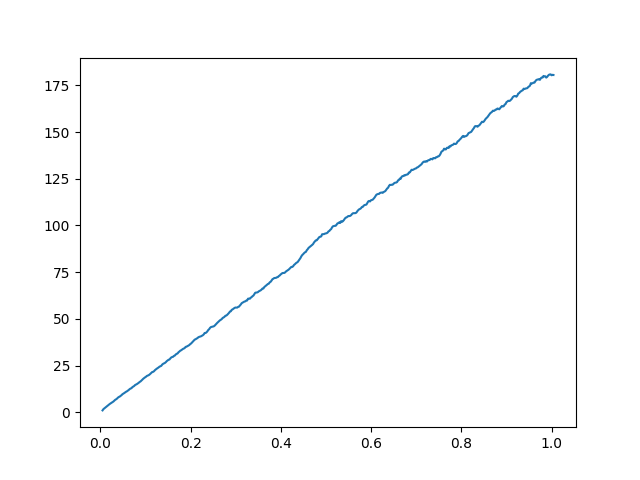

This chart was generated by the following Python code:
import numpy as np
import matplotlib.pyplot as plt


d = np.loadtxt('MSD.txt')
plt.plot(d[:,0],d[:,1])
plt.savefig('plot.png')
